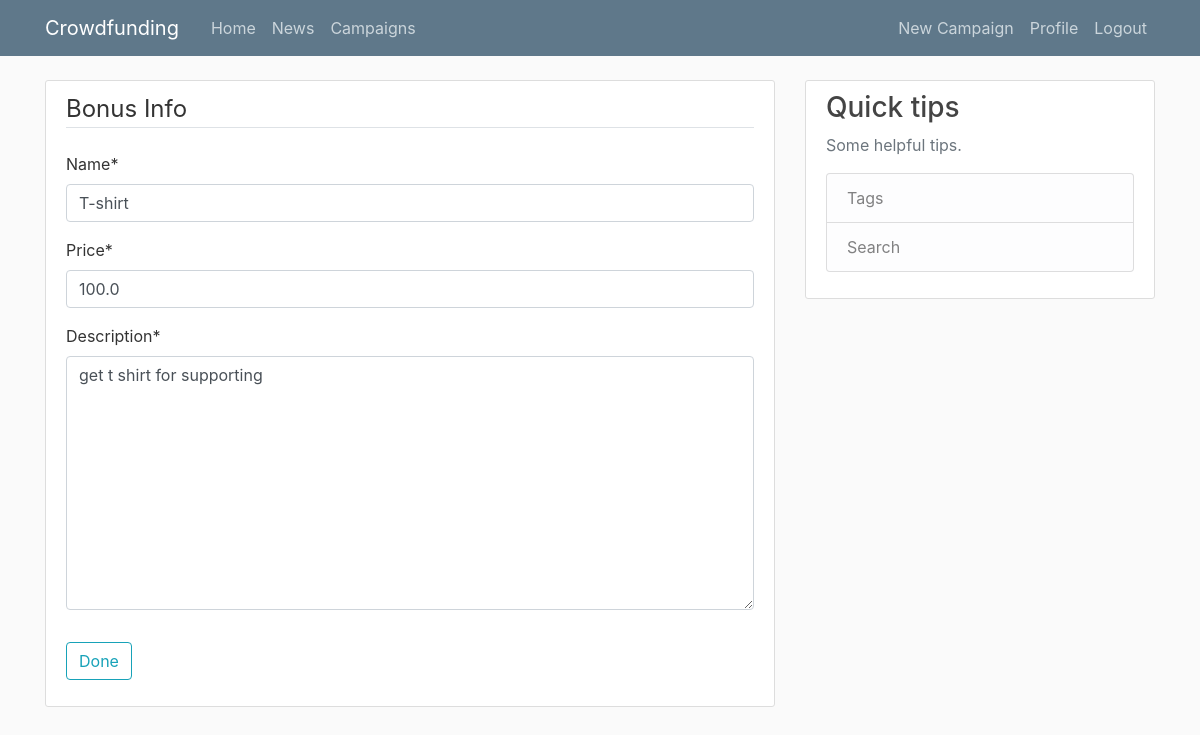
Before: /bonuses/15/update (signed in) with the older database file.
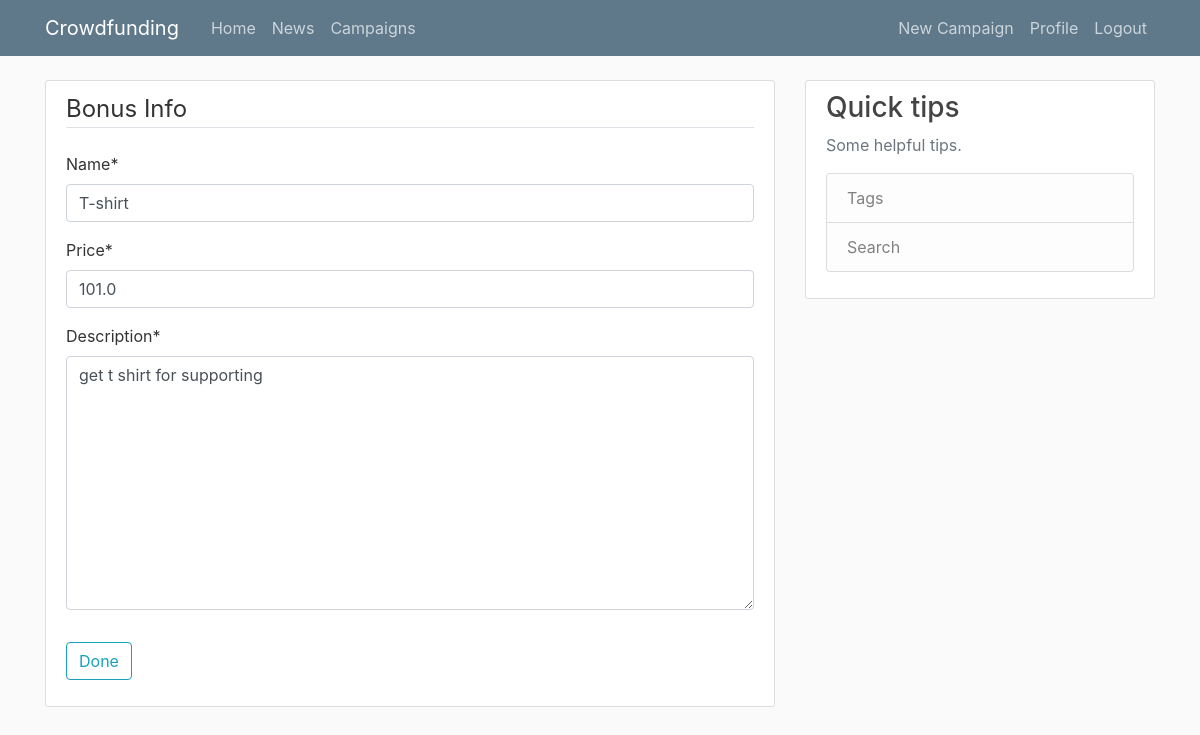
After: the same page with the newer database file.
### campaigns/models.py (models this page shows, shortened)
class Bonus(models.Model):
    name = models.CharField(max_length=255)
    price = models.FloatField()
    description = models.TextField()
    campaign = models.ForeignKey(Campaign, on_delete=models.CASCADE, related_name="bonuses")

### campaigns/views.py (the view)
# urls.py: path('bonuses/<int:pk>/update', BonusesUpdateView.as_view(), name='bonuses-update'),
class BonusesUpdateView(LoginRequiredMixin, UserPassesTestMixin, UpdateView):
    model = Bonus
    fields = ['name', 'price', 'description']
    def test_func(self):
        bonus = self.get_object()
        if self.request.user == bonus.campaign.owner:
            return True
        return False

### campaigns/templates/campaigns/bonus_form.html (shortened to what this page needs)
{% extends "campaigns/base.html" %}
{% load crispy_forms_tags %}
{% block content %}
    <div class="content-section">
        <form method="POST">
            <fieldset class="form-group">
                <legend class="border-bottom mb-4">Bonus Info</legend>
                {{ form|crispy }}
            </fieldset>
            <div class="form-group">
                <button class="btn btn-outline-info" type="submit">Done</button>
            </div>
        </form>
    </div>
{% endblock content %}

Changed rows visible on the page:
changed Bonus "T-shirt": price "100.0" → "101.0"
